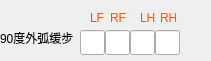
     <widget class="QWidget" name="widget_8" native="true">
      <property name="geometry">
       <rect>
        <x>340</x>
        <y>260</y>
        <width>211</width>
        <height>61</height>
       </rect>
      </property>
      <widget class="QLineEdit" name="edit_90OuterAmble_pressSet_lf">
       <property name="geometry">
        <rect>
         <x>80</x>
         <y>30</y>
         <width>25</width>
         <height>25</height>
        </rect>
       </property>
       <property name="text">
        <string/>
       </property>
      </widget>
      <widget class="QLabel" name="label_84">
       <property name="geometry">
        <rect>
         <x>0</x>
         <y>30</y>
         <width>80</width>
         <height>16</height>
        </rect>
       </property>
       <property name="styleSheet">
        <string notr="true">font: 25 7pt &quot;Adobe 宋体 Std L&quot;;</string>
       </property>
       <property name="text">
        <string>90度外弧缓步</string>
       </property>
      </widget>
      <widget class="QLineEdit" name="edit_90OuterAmble_pressSet_rf">
       <property name="geometry">
        <rect>
         <x>105</x>
         <y>30</y>
         <width>25</width>
         <height>25</height>
        </rect>
       </property>
       <property name="text">
        <string/>
       </property>
      </widget>
      <widget class="QLineEdit" name="edit_90OuterAmble_pressSet_lh">
       <property name="geometry">
        <rect>
         <x>130</x>
         <y>30</y>
         <width>25</width>
         <height>25</height>
        </rect>
       </property>
       <property name="text">
        <string/>
       </property>
      </widget>
      <widget class="QLineEdit" name="edit_90OuterAmble_pressSet_rh">
       <property name="geometry">
        <rect>
         <x>155</x>
         <y>30</y>
         <width>25</width>
         <height>25</height>
        </rect>
       </property>
       <property name="text">
        <string/>
       </property>
      </widget>
      <widget class="QLabel" name="label_85">
       <property name="geometry">
        <rect>
         <x>90</x>
         <y>10</y>
         <width>16</width>
         <height>16</height>
        </rect>
       </property>
       <property name="styleSheet">
        <string notr="true">font: 25 6pt &quot;Adobe 宋体 Std L&quot;;
color: rgb(255, 85, 0);</string>
       </property>
       <property name="text">
        <string>LF</string>
       </property>
      </widget>
      <widget class="QLabel" name="label_86">
       <property name="geometry">
        <rect>
         <x>110</x>
         <y>10</y>
         <width>16</width>
         <height>16</height>
        </rect>
       </property>
       <property name="styleSheet">
        <string notr="true">font: 25 6pt &quot;Adobe 宋体 Std L&quot;;
color: rgb(255, 85, 0);</string>
       </property>
       <property name="text">
        <string>RF</string>
       </property>
      </widget>
      <widget class="QLabel" name="label_87">
       <property name="geometry">
        <rect>
         <x>140</x>
         <y>10</y>
         <width>16</width>
         <height>16</height>
        </rect>
       </property>
       <property name="styleSheet">
        <string notr="true">font: 25 6pt &quot;Adobe 宋体 Std L&quot;;
color: rgb(255, 85, 0);</string>
       </property>
       <property name="text">
        <string>LH</string>
       </property>
      </widget>
      <widget class="QLabel" name="label_88">
       <property name="geometry">
        <rect>
         <x>160</x>
         <y>10</y>
         <width>16</width>
         <height>16</height>
        </rect>
       </property>
       <property name="styleSheet">
        <string notr="true">font: 25 6pt &quot;Adobe 宋体 Std L&quot;;
color: rgb(255, 85, 0);</string>
       </property>
       <property name="text">
        <string>RH</string>
       </property>
      </widget>
     </widget>
